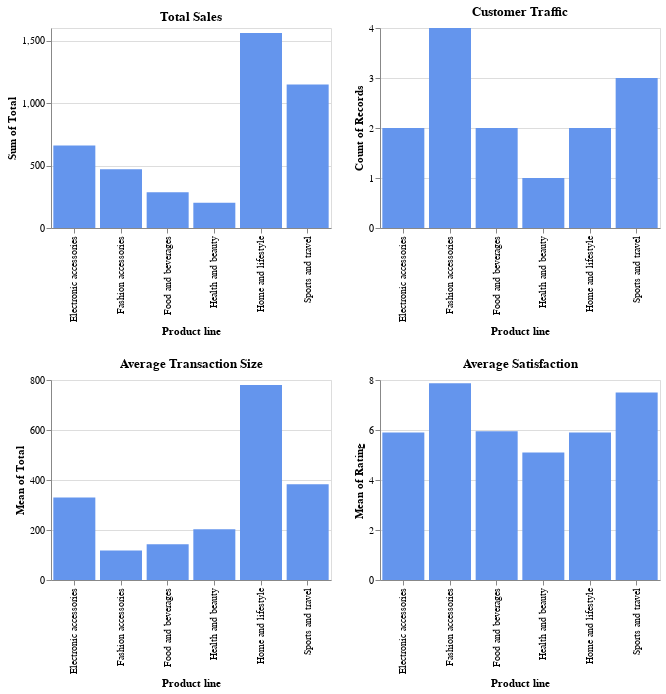

The notebook cell saved with this chart:
### Code cell
# Set DayofWeek and TimeofDay and Branch to draw barplots 
DayofWeek = "Friday" # dropdown 
TimeofDay = "Morning" # dropdown
branch_index = "A" # tab 
con_plt(DayofWeek, TimeofDay, branch_index)

### Figure 1 — Vega-Lite specification as saved in the notebook (floating-point values rounded to 4 significant figures; data arrays with more than 128 entries replaced by an {"elided": "..."} marker saying what was removed)
{"$schema": "https://vega.github.io/schema/vega-lite/v3.4.0.json", "columns": 2, "concat": [{"encoding": {"tooltip": [{"field": "Product line", "title": "Day of the week", "type": "nominal"}, {"aggregate": "sum", "field": "Total", "title": "Total Sales", "type": "quantitative"}], "x": {"field": "Product line", "type": "nominal"}, "y": {"aggregate": "sum", "field": "Total", "type": "quantitative"}}, "height": 200, "mark": {"color": "cornflowerblue", "type": "bar"}, "title": "Total Sales", "transform": [{"filter": {"equal": "A", "field": "Branch"}}, {"filter": {"equal": "Friday", "field": "Day_of_week"}}, {"filter": {"equal": "Morning", "field": "Time_of_day"}}], "width": 280}, {"encoding": {"tooltip": [{"field": "Product line", "title": "Day of the week", "type": "nominal"}, {"aggregate": "count", "field": "Invoice ID", "title": "Customer Traffic", "type": "nominal"}], "x": {"field": "Product line", "type": "nominal"}, "y": {"aggregate": "count", "field": "Invoice ID", "type": "quantitative"}}, "height": 200, "mark": {"color": "cornflowerblue", "type": "bar"}, "title": "Customer Traffic", "transform": [{"filter": {"equal": "A", "field": "Branch"}}, {"filter": {"equal": "Friday", "field": "Day_of_week"}}, {"filter": {"equal": "Morning", "field": "Time_of_day"}}], "width": 280}, {"encoding": {"tooltip": [{"field": "Product line", "title": "Day of the week", "type": "nominal"}, {"aggregate": "mean", "field": "Total", "title": "Average Transaction Size", "type": "quantitative"}], "x": {"field": "Product line", "type": "nominal"}, "y": {"aggregate": "mean", "field": "Total", "type": "quantitative"}}, "height": 200, "mark": {"color": "cornflowerblue", "type": "bar"}, "title": "Average Transaction Size", "transform": [{"filter": {"equal": "A", "field": "Branch"}}, {"filter": {"equal": "Friday", "field": "Day_of_week"}}, {"filter": {"equal": "Morning", "field": "Time_of_day"}}], "width": 280}, {"encoding": {"tooltip": [{"field": "Product line", "title": "Day of the week", "type": "nominal"}, {"aggregate": "mean", "field": "Rating", "title": "Average Satisfaction", "type": "quantitative"}], "x": {"field": "Product line", "type": "nominal"}, "y": {"aggregate": "mean", "field": "Rating", "type": "quantitative"}}, "height": 200, "mark": {"color": "cornflowerblue", "type": "bar"}, "title": "Average Satisfaction", "transform": [{"filter": {"equal": "A", "field": "Branch"}}, {"filter": {"equal": "Friday", "field": "Day_of_week"}}, {"filter": {"equal": "Morning", "field": "Time_of_day"}}], "width": 280}], "config": {"mark": {"tooltip": null}, "view": {"height": 300, "width": 400}}, "data": {"name": "data-951c379322c133f0d1db14ecb82b3366"}, "datasets": {"data-951c379322c133f0d1db14ecb82b3366": {"elided": "1000 records"}}}
